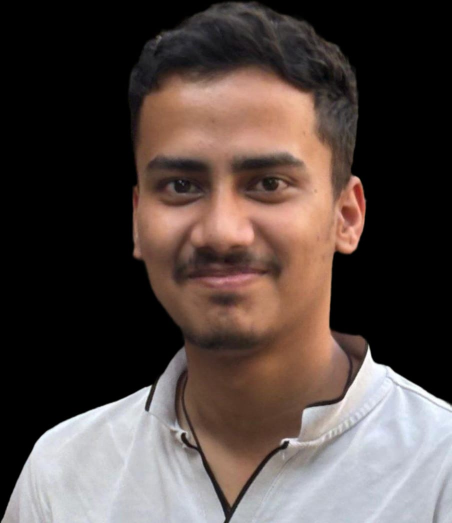
#> input picture Team_Kaizen_HackXplore/frontend/src/assets/Potrait2.jpg, 903 x 1046 px, given in place of the camera (shown at 1/2 size)
$ python load_face.py
#> lines starting #> are read from the running program, lines starting #| are printed output that depends on the picture; after the words box and inside, x2 and y2 are one past the last pixel; in counts of white or black regions, pixels touching at a corner belong together
#> further down, frame is the input picture: shape (1046, 903, 3); mean B, G, R 66.9, 71, 83.2
import cv2
import numpy as np
import os

# Load Haar Cascade for face detection
face_classifier = cv2.CascadeClassifier('flask/haarcascades/haarcascade_frontalface_default.xml')


# Function to extract face from image
def face_extractor(img):
    gray = cv2.cvtColor(img, cv2.COLOR_BGR2GRAY)
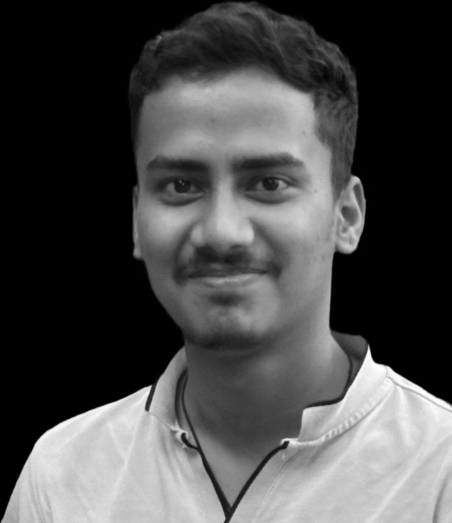
#> gray: shape (1046, 903) (shown at 1/2 size); min 0, max 255, mean 74.2
    faces = face_classifier.detectMultiScale(gray, 1.3, 5)
#> faces = [[185, 167, 517, 517]]

    if len(faces) == 0:
        return None

    for (x, y, w, h) in faces:
        cropped_face = img[y:y + h, x:x + w]
        return cropped_face
#> this loop made 1 pass
#> pass 1, in face_extractor, `cropped_face = img[y:y + h, x:x + w]`:
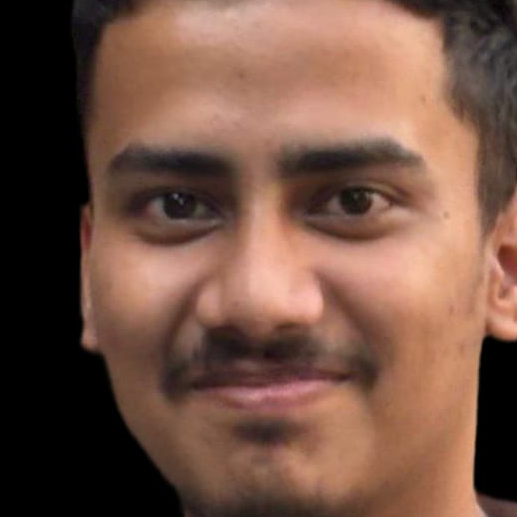
#> cropped_face: shape (517, 517, 3); mean B, G, R 68.5, 82.9, 116


# Create the folder if it does not exist
output_folder = r'./images/'
os.makedirs(output_folder, exist_ok=True)

cap = cv2.VideoCapture(0)
count = 0

while True:
    ret, frame = cap.read()

    if face_extractor(frame) is not None:
        count += 1
#> count = 1
#> the loop in face_extractor, `for (x, y, w, h) in faces:` made 1 pass
        face = cv2.resize(face_extractor(frame), (200, 200))
        face = cv2.cvtColor(face, cv2.COLOR_BGR2GRAY)
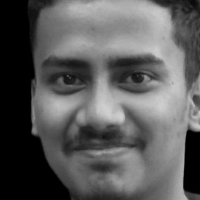
#> face: shape (200, 200); min 0, max 208, mean 91

        file_name_path = os.path.join(output_folder, f'user{count}.jpg')
        cv2.imwrite(file_name_path, face)

        cv2.putText(face, str(count), (50, 50), cv2.FONT_HERSHEY_COMPLEX, 1, (0, 255, 0), 2)
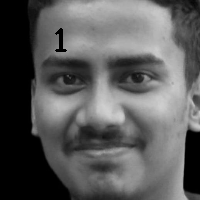
#> face: shape (200, 200); 0.31% of pixels changed, all inside (x1, y1, x2, y2) = (55, 28, 67, 52)
        cv2.imshow("Face Cropper", face)
    else:
        print('Face not found')
        pass

    if cv2.waitKey(1) == 13 or count == 50:  # Press Enter or collect 50 samples
#> (key Esc is pressed here)
        break

cap.release()
cv2.destroyAllWindows()
print("Collecting samples complete")
